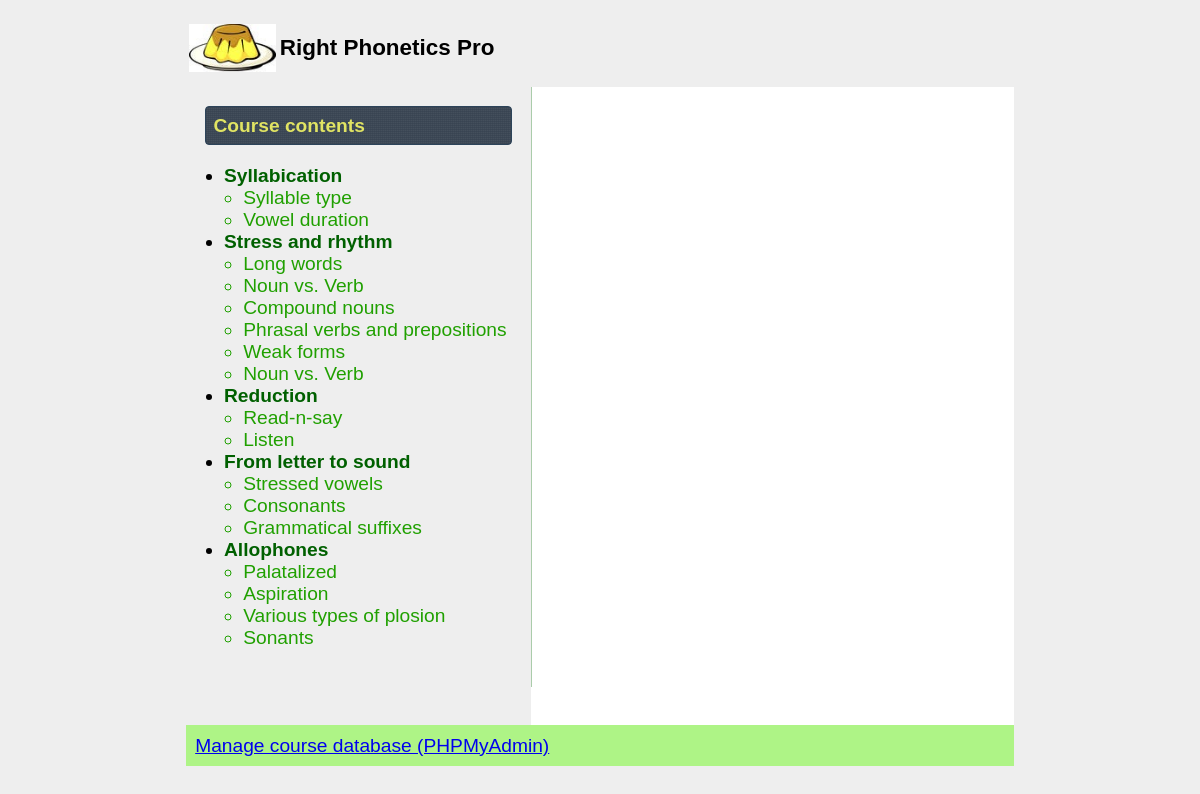
The app's page /course_leg.php, older data.
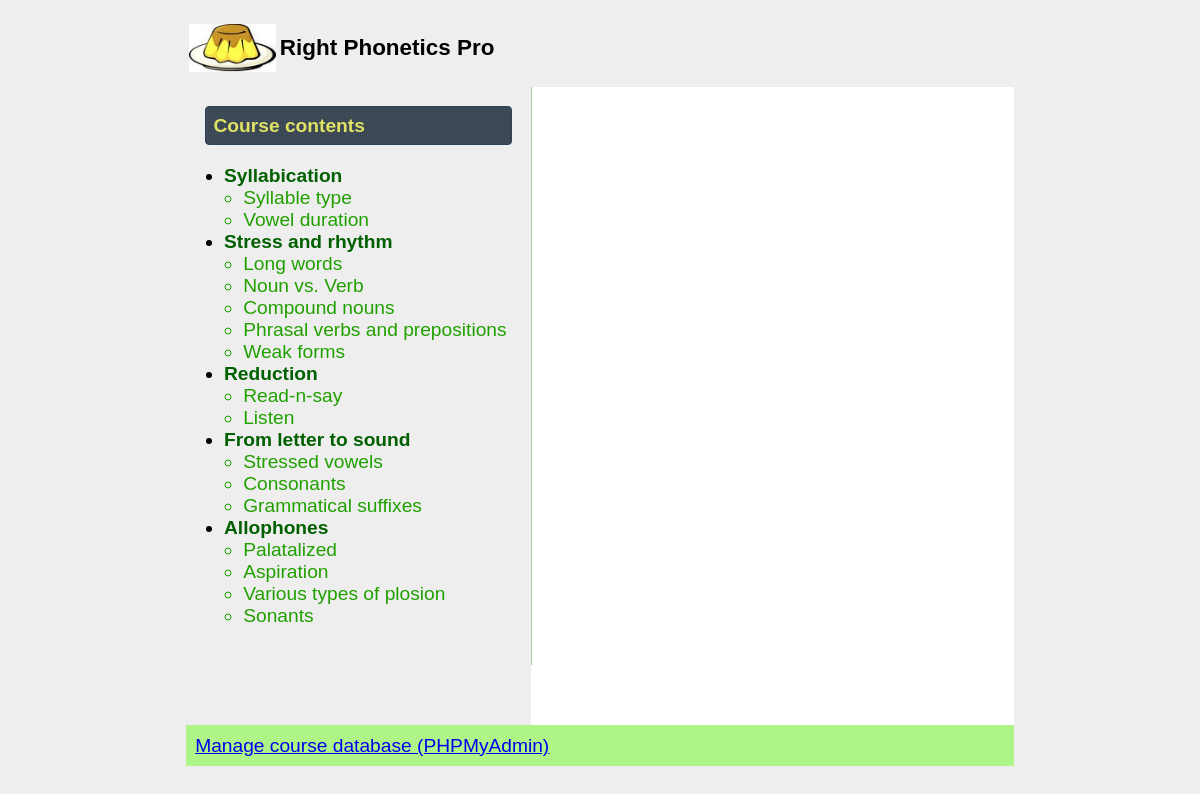
The same page, newer data.
### tables this page shows
create table `units`(`id_unit` int primary key auto_increment, `name_unit` varchar(64));

create table `lessons`(`id_unit` int, `id_lesson` int, `name_lesson` varchar(64), primary key(`id_unit`, `id_lesson`));

### course_leg.php (the view, shortened to what this page needs)
<?php
	require('./header.php');
?>
<body>
	<div id="container" class="ui-widget">
		<div class="ui-widget" style="text-align:left; margin-top:0;">
		<table><tr><td><img src="./img/pudding-2.jpg" height="48px"></td><td>
<?php
			echo('<h3>' . APP_NAME . '</h3>');
?>
		</td></tr></table>
		</div>
		<div id="left-panel" class="ui-widget">
<?php
		echo '<div class="ui-widget-header ui-corner-all ui-helper-clearfix" style="padding:0.4em;"><span>Course contents</span></div>';
		echo '<div>';
			$result = mysql_query('SELECT id_unit, name_unit FROM units;');
			echo '<ul id="activity_menu">';
			while ($row = mysql_fetch_row($result))
			{
				$idu = $row[0];
				echo '<li><span>' . $row[1] . '</span>';
					$result2 = mysql_query('SELECT id_lesson, name_lesson FROM lessons WHERE id_unit=' . $idu . ';');
					echo '<ul>';
					while ($row2 = mysql_fetch_row($result2))
					{
						$idl = $row2[0];
						$iditem = (100*$idu+$idl);
						$itemclass = 'exercise-handle';
						echo '<li class="' . $itemclass . '" id="' . $iditem . '" href=# onclick="SelectLesson(' . $idu . ', ' . $idl . ');">' . $row2[1] . '</li>';
					}
					echo '</ul>';
				echo '</li>';
			}
			echo '</ul>';
		echo '</div>';
?>
		</div>
		<div id="content">
		</div>
		<div id="footer">
<?php
			echo '<div style="display:table;">';
			echo '<div style="display:table-cell;"><a href="' . PMA_LINK . '" target="_blank">Manage course database (PHPMyAdmin)</a></div>';
			echo '</div>';
?>
		</div>
	</div>
</body>
<?php
	require('./footer.php');
?>

### header.php (shortened to what this page needs)
<!DOCTYPE html PUBLIC "-//W3C//DTD XHTML 1.0 Transitional//EN" "http://www.w3.org/TR/xhtml1/DTD/xhtml1-transitional.dtd">
<html xmlns="http://www.w3.org/1999/xhtml" lang="en">
<head>
	<link href="css/custom-theme/jquery-ui-1.10.4.custom.css" rel="stylesheet">
	<link href="css/pagestyle.css" rel="stylesheet" type="text/css" />
</head>

### footer.php
</html>

### css/pagestyle.css (style rules this page uses)
ul { padding-left:1em; }
body { background: #eee; }
.collapsible { color:#006000; font-weight:800; text-decoration: none; list-style-image: none; cursor: pointer; }
li.exercise-handle { color:#20a000; }
#container { width:70%; margin:10px auto; }
#content { margin-left: 18em; padding: 1em; min-width: 16em; max-width: 36em; min-height: 600px; background: white; }
#left-panel { float: left; width: 16em; margin: 0; padding: 1em; height: 100%; border-right: 1px solid #aca; }
#footer { clear: both; margin: 0; padding: .5em; color: #333; background-color:#aef486; text-align:right; }

Row changes from the older to the newer data that the page shows:
removed lessons: name_lesson "Noun vs. Verb", shown under units "Stress and rhythm"
